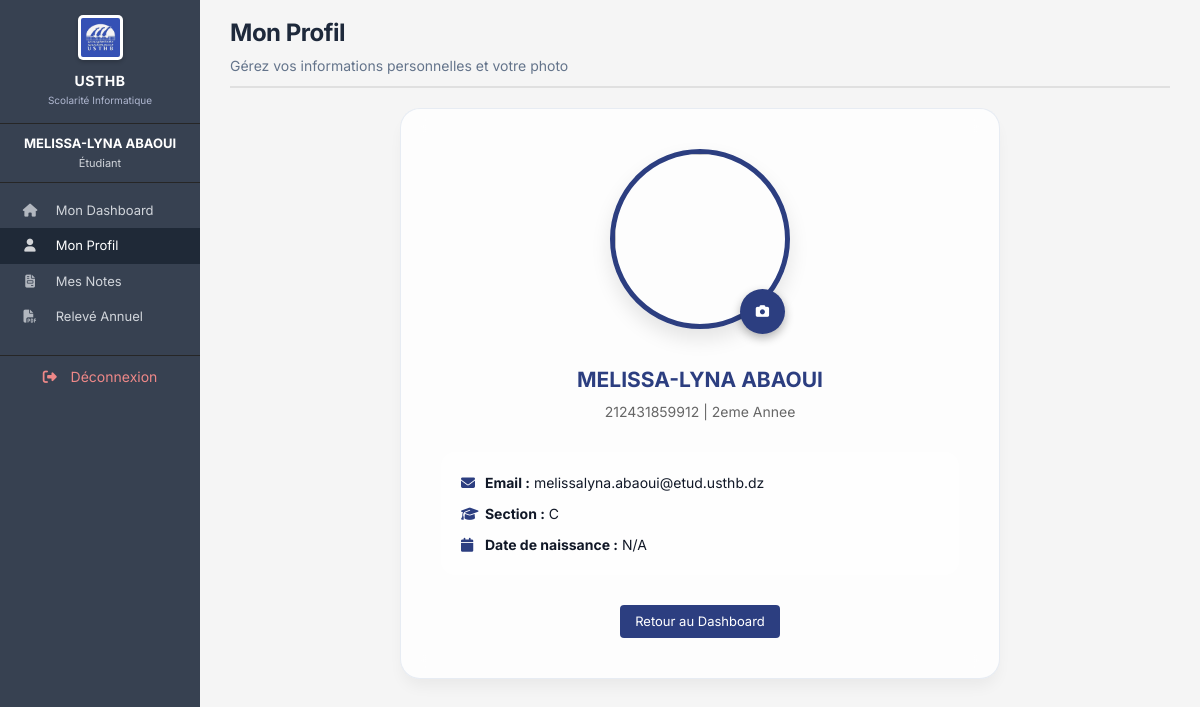
Screenshot of /profil_etudiant.php (signed in) with the database file from the repository.
### tables this page shows
CREATE TABLE `etudiants` (
  `id` int(11) NOT NULL AUTO_INCREMENT,
  `matricule` varchar(20) NOT NULL,
  `nom` varchar(100) NOT NULL,
  `prenom` varchar(100) NOT NULL,
  `email` varchar(150) NOT NULL,
  `mot_de_passe` varchar(255) NOT NULL,
  `niveau` varchar(50) DEFAULT NULL,
  `specialite` varchar(100) DEFAULT NULL,
  `section` varchar(10) DEFAULT NULL,
  `groupe_td` int(11) DEFAULT NULL,
  `groupe_tp` int(11) DEFAULT NULL,
  `date_naissance` date DEFAULT NULL,
  `photo` varchar(255) DEFAULT 'default.png',
  PRIMARY KEY (`id`),
  UNIQUE KEY `matricule` (`matricule`),
  UNIQUE KEY `email` (`email`)
);

### profil_etudiant.php (the view, shortened to what this page needs)
<?php
require_once 'config.php';
$user_id = $_SESSION['user_id'];
$stmt = $pdo->prepare("SELECT * FROM etudiants WHERE id = ?");
$stmt->execute([$user_id]);
$etudiant = $stmt->fetch();
$photo_path = (!empty($etudiant['photo']) && file_exists("uploads/profiles/" . $etudiant['photo']))
    ? "uploads/profiles/" . $etudiant['photo']
    : "assets/img/default-profile.png";
include 'includes/header.php';
include 'includes/sidebar.php';
?>
<div class="main-content">
    <div class="page-header">
        <h1>Mon Profil</h1>
        <p>Gérez vos informations personnelles et votre photo</p>
    </div>
    <div class="profile-container glass-effect" style="max-width: 600px; margin: 0 auto; padding: 40px; border-radius: 20px; text-align: center;">
        <div class="profile-image-wrapper" style="position: relative; display: inline-block; margin-bottom: 25px;">
            <img src="<?= $photo_path ?>" id="preview" style="width: 180px; height: 180px; border-radius: 50%; object-fit: cover; border: 5px solid #2c3e80; box-shadow: 0 10px 20px rgba(0,0,0,0.1);">
            <button onclick="document.getElementById('fileInput').click()" style="position: absolute; bottom: 5px; right: 5px; background: #2c3e80; color: white; border: none; width: 45px; height: 45px; border-radius: 50%; cursor: pointer; display: flex; align-items: center; justify-content: center; box-shadow: 0 4px 10px rgba(0,0,0,0.3);">
                <i class="fa-solid fa-camera"></i>
            </button>
        </div>
        <h2 style="color: #2c3e80; margin-bottom: 5px;"><?= htmlspecialchars($etudiant['prenom'] . ' ' . $etudiant['nom']) ?></h2>
        <p style="color: #666; margin-bottom: 30px;"><?= htmlspecialchars($etudiant['matricule']) ?> | <?= htmlspecialchars($etudiant['niveau']) ?></p>
        <div class="profile-details" style="text-align: left; background: rgba(255,255,255,0.5); padding: 20px; border-radius: 15px;">
            <p style="margin-bottom: 10px;"><i class="fa-solid fa-envelope" style="width: 20px; color: #2c3e80;"></i> <strong>Email :</strong> <?= htmlspecialchars($etudiant['email']) ?></p>
            <p style="margin-bottom: 10px;"><i class="fa-solid fa-graduation-cap" style="width: 20px; color: #2c3e80;"></i> <strong>Section :</strong> <?= htmlspecialchars($etudiant['section']) ?></p>
            <p><i class="fa-solid fa-calendar" style="width: 20px; color: #2c3e80;"></i> <strong>Date de naissance :</strong> <?= $etudiant['date_naissance'] ? date('d/m/Y', strtotime($etudiant['date_naissance'])) : 'N/A' ?></p>
        </div>
        <div style="margin-top: 30px;">
            <a href="dashboard_etudiant.php" class="btn-add" style="background: #2c3e80;">Retour au Dashboard</a>
        </div>
    </div>
</div>
<?php include 'includes/footer.php'; ?>

### assets/css/style.css (style rules this page uses)
:root { --primary-color: #374151; --primary-dark: #1f2937; --sidebar-bg: #262626; --bg-light: #ffffff; --bg-body: #f3f4f6; --text-main: #111827; --text-muted: #6b7280; --accent-gray: #d1d5db; --valid-green: #059669; --invalid-red: #dc2626; }
* { margin: 0; padding: 0; box-sizing: border-box; }
body { font-family: 'Inter', -apple-system, BlinkMacSystemFont, "Segoe UI", Roboto, sans-serif; background-color: var(--bg-body); color: var(--text-main); font-size: 14px; line-height: 1.5; }
a { text-decoration: none; color: var(--primary-color); }
.main-content { flex: 1; padding: 15px 30px 20px; background-color: #f5f5f5; }
.page-header { margin-bottom: 20px; padding-bottom: 10px; border-bottom: 2px solid #e0e0e0; }
.page-header h1 { font-size: 24px; font-weight: 700; color: #1e293b; letter-spacing: -0.02em; }
.page-header p { color: #64748b; font-size: 14px; margin-top: 4px; }
.btn-add { display: inline-block; padding: 7px 15px; background-color: var(--primary-color); color: white; border: none; border-radius: 4px; font-size: 13px; cursor: pointer; }
.glass-effect { background: rgba(255, 255, 255, 0.8); backdrop-filter: blur(12px); -webkit-backdrop-filter: blur(12px); border: 1px solid rgba(226, 232, 240, 0.8); box-shadow: 0 10px 15px -3px rgba(0, 0, 0, 0.05); }

### rows the page displays
etudiants: prenom+nom "MELISSA-LYNA ABAOUI", matricule "212431859912", niveau "2eme Annee", email "melissalyna.abaoui@etud.usthb.dz", section "C"

### other values shown
$_SESSION['prenom'] . ' ' . $_SESSION['nom'] "MELISSA-LYNA ABAOUI"
